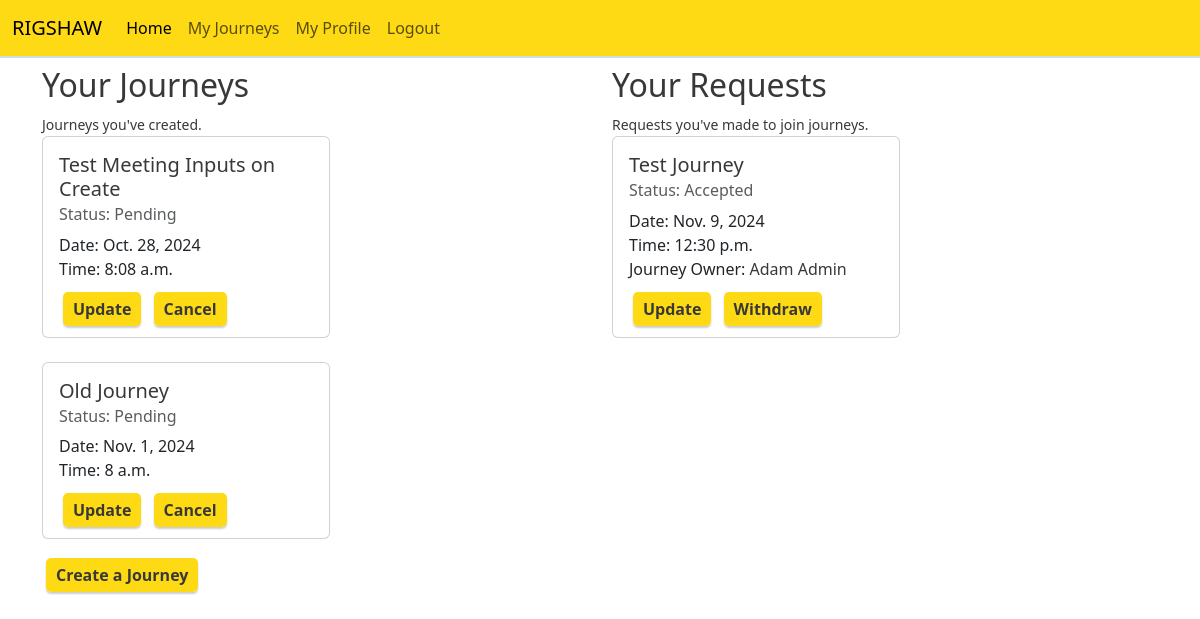
The app's page /user-journeys/ (signed in) with its own data.
### journey/models.py (models this page shows, shortened)
class Journey(models.Model):
    creator = models.ForeignKey(User, on_delete=models.CASCADE)
    title = models.CharField(max_length=255)
    date = models.DateField()
    time = models.TimeField()
    start_location_long = models.DecimalField(max_digits=20, decimal_places=15)
    start_location_lat = models.DecimalField(max_digits=20, decimal_places=15)
    destination_long = models.DecimalField(max_digits=20, decimal_places=15)
    destination_lat = models.DecimalField(max_digits=20, decimal_places=15)
    posted_at = models.DateTimeField(auto_now_add=True)
    cancelled_time = models.DateTimeField(null=True, blank=True)
    status = models.IntegerField(choices=JOURNEY_STATUS, default=0)
    class Meta:
        ordering = ['-posted_at']

class Request(models.Model):
    journey = models.ForeignKey(Journey, on_delete=models.CASCADE)
    requester = models.ForeignKey(User, on_delete=models.CASCADE)
    created_at = models.DateTimeField(auto_now_add=True)
    request_message = models.CharField(max_length=255)
    withdraw_message = models.CharField(max_length=255, blank=True, null=True)
    withdrawn_at = models.DateTimeField(null=True, blank=True)
    status = models.IntegerField(choices=REQUEST_STATUS, default=0)
    class Meta:
        ordering = ['-created_at']

### profiles/models.py (models this page shows, shortened)
class UserProfile(models.Model):
    user = models.OneToOneField(User, on_delete=models.CASCADE)
    name = models.CharField(max_length=100)
    phone = models.CharField(max_length=15)
    picture = models.ImageField(upload_to='profile/', blank=True)
    avg_rating = models.DecimalField(max_digits=3, decimal_places=1, null=True, blank=True)
    joined = models.DateTimeField(auto_now_add=True)
    class Meta:
        ordering = ['joined']

### journey/views.py (the view)
# urls.py: path('user-journeys/', views.my_journeys, name='user_journeys'),
@login_required
def my_journeys(request):
    journeys = Journey.objects.filter(creator=request.user)
    requests = Request.objects.filter(requester=request.user)
    context = {
        'journeys': journeys,
        'requests': requests
    }
    return render(request, 'journey/user_journeys.html', context)

### journey/templates/journey/user_journeys.html
{% extends 'base.html' %}
{% block content %}
<div class="container">
    <div class="row">
        <div class="col-md-6">
            <h2>Your Journeys</h2>
            <small>Journeys you've created.</small>
            {% for journey in journeys %}
                <div class="card mb-4" style="width: 18rem;">
                    <div class="card-body">
                        <h5 class="card-title"><a class="links" href="{% url 'journey_detail' journey.pk %}">{{ journey.title }}</a></h5>
                        <h6 class="card-subtitle mb-2 text-body-secondary">Status: {{ journey.get_status_display }}</h6>
                        <p class="card-text">
                        Date: {{ journey.date }}
                        <br>
                        Time: {{ journey.time }}
                        </p>
                        <a class="btns" href="{% url 'update_journey' journey.pk %}">Update</a>
                        <a class="btns" href="{% url 'cancel_journey' journey.pk %}">Cancel</a>
                    </div>
                </div>
            {% empty %}
            <p>No journeys found.</p>
            {% endfor %}
            <a class="btns" href="{% url 'journey_create' %}">Create a Journey</a>
        </div>
        <div class="col-md-6">
            <h2>Your Requests</h2>
            <small>Requests you've made to join journeys.</small>
            {% for request in requests %}
            <div class="card mb-4" style="width: 18rem;">
                <div class="card-body">
                    <h5 class="card-title"><a class="links" href="{% url 'journey_detail' request.journey.pk %}">{{ request.journey.title }}</a></h5>
                    <h6 class="card-subtitle mb-2 text-body-secondary">Status: {{ request.get_status_display }}</h6>
                    <p class="card-text">
                    Date: {{ request.journey.date }}
                    <br>
                    Time: {{ request.journey.time }}
                    <br>
                    Journey Owner: <a href="{% url 'profile' request.journey.creator.pk %}">{{ request.journey.creator.userprofile.name }}</a>
                    </p>
                    <a class="btns" href="{% url 'update_request' request.pk %}">Update</a>
                    <a class="btns" href="{% url 'withdraw_request' request.pk %}">Withdraw</a>
                </div>
                </div>
            {% empty %}
            <p>No requests found.</p>
            {% endfor %}
        </div>
    </div>
{% endblock %}

### static/css/base.css (style rules this page uses)
:root { --taxi-black: #383838; --taxi-grey: #d2dddb; --taxi-yellow: #feda15; --taxi-white: #ffffff; }
* { margin: 0; padding: 0; box-sizing: border-box; }
body { background-color: var(--taxi-white); color: var(--taxi-black); }
button, .btns { background-color: var(--taxi-yellow); color: var(--taxi-black); font-weight: bold; border: none; padding: 6px 10px; margin: 4px; line-height: normal; cursor: pointer; border-radius: 5px; box-shadow: 0 2px 2px 0 rgba(0, 0, 0, 0.2); }
a { text-decoration: none; color: var(--taxi-black); }

### records on screen
Journey: title "Test Meeting Inputs on Create", status "Pending", date "Oct. 28, 2024", time "8:08 a.m."
Journey: title "Old Journey", status "Pending", date "Nov. 1, 2024", time "8 a.m."
Request: journey "Test Journey", status "Accepted", journey "Nov. 9, 2024", journey.time "12:30 p.m.", journey.creator.userprofile.name "Adam Admin"
